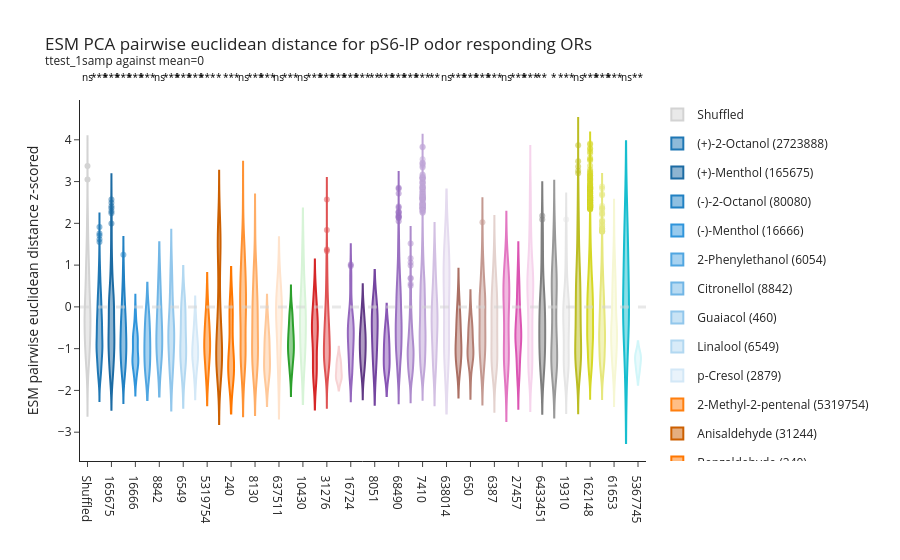

Notebook code for this chart:
### Code cell
import random

# Bar plot to show ESM euclidean distance between OR responding to the same ligands via pS6
fig = go.Figure()

# Randomly sample same number of comparisons for shuffled control
# OR_mask = random.sample(list(ps6_df.DL_OR.unique()), 50)
# shuffled_data = pca_distance[(pca_distance.OR1.isin(OR_mask)) &
#                              (pca_distance.OR2.isin(OR_mask))]
shuffled_data = pca_distance.sample(200)


# Shuffled control bar
fig.add_trace(go.Violin(
    x=['Shuffled'] * len(shuffled_data),
    y=shuffled_data['ESM_Distance_zscore'],
    # error_y=dict(type='data', array=[shuffled_data['ESM_Distance'].std()]),
    name='Shuffled',
    marker=dict(color='#D3D3D3', opacity=1),
    # offsetgroup='Shuffled',
    legendgroup='Shuffled'
))

# colormap = cf.distinct_colors(ps6_df.odor_category.unique(), category = 'tab10')
category_colors = cf.distinct_colors(ps6_df.odor_category.unique(), category = 'tab10')
colormap = {}
for _category in ps6_df.odor_category.unique():     
    colormap.update(cf.generate_faded_shades(category_colors[_category],
                                     list(ps6_df[ps6_df.odor_category == _category].odor.unique())))


for _odor in ps6_df.odor.unique(): 
    
    # Subset: DL_OR comparisons
    ps6_subset = ps6_df[(ps6_df.odor == _odor) & 
                        (ps6_df.FDR < 0.05) & 
                        (ps6_df.logFC > 1)]
    if len(ps6_subset) <= 2: 
        continue
    
    cid = ps6_subset.cid.unique().astype(str).item()
    odor_group = ps6_subset.odor_category.unique().item()
    # concentration = ps6_subset.concentration.unique().astype(str).item()
    OR_mask = ps6_subset.DL_OR
    
    odor_data = pca_distance[(pca_distance.OR1.isin(OR_mask)) &
                            (pca_distance.OR2.isin(OR_mask))]
    
    fig.add_trace(go.Violin(
        x=[cid] * len(odor_data),
        y=odor_data['ESM_Distance_zscore'].values,
        name=f'{_odor} ({cid})',
        # mode = 'markers', 
        marker=dict(color=colormap[_odor],
                    opacity=0.5),
        # offsetgroup=concentration,
        legendgroup=cid
    ))
fig = pf.add_p_value_annotation(fig, 
                                [[i,i] for i in range(len(fig.data))], 
                                test_type='ttest_1samp', popmean = 0,  
                                # include_tstat=True, 
                                y_padding=False, 
                                font_size=10,
                                show='symbol',
                                p_round=2, 
                                _format=dict(interline=0.07, text_height=1, color='black'))

fig.add_hline(y=0, line_width=3, line_dash="dash", line_color="#D3D3D3", opacity = 0.5)

fig.update_layout(
    title="ESM PCA pairwise euclidean distance for pS6-IP odor responding ORs <br><sup>ttest_1samp against mean=0",
    yaxis_title="ESM pairwise euclidean distance z-scored",
    xaxis_title="",
    barmode='group'
)

fig.update_layout(template = 'simple_white')
fig.show()
fig.write_html('/mnt/data2/Justice/OR_learning/output/ESM/PCA/Cbc_esm/Cbc_esm_pairwise_odorOR_PCAzscore.html')

### Figure 1 — Plotly figure (JSON) as saved in the notebook; plotly's stock layout.template omitted (floating-point values rounded to 4 significant figures; data arrays with more than 128 entries replaced by an {"elided": "..."} marker saying what was removed)
{"data": [{"legendgroup": "Shuffled", "marker": {"color": "#D3D3D3", "opacity": 1}, "name": "Shuffled", "type": "violin", "x": {"elided": "200 str values"}, "y": {"elided": "200 float values"}}, {"legendgroup": "2723888", "marker": {"color": "#1f77b4", "opacity": 0.5}, "name": "(+)-2-Octanol (2723888)", "type": "violin", "x": {"elided": "1711 str values"}, "y": {"elided": "1711 float values"}}, {"legendgroup": "165675", "marker": {"color": "#1c6ba3", "opacity": 0.5}, "name": "(+)-Menthol (165675)", "type": "violin", "x": {"elided": "300 str values"}, "y": {"elided": "300 float values"}}, {"legendgroup": "80080", "marker": {"color": "#2181c3", "opacity": 0.5}, "name": "(-)-2-Octanol (80080)", "type": "violin", "x": {"elided": "465 str values"}, "y": {"elided": "465 float values"}}, {"legendgroup": "16666", "marker": {"color": "#3095db", "opacity": 0.5}, "name": "(-)-Menthol (16666)", "type": "violin", "x": {"elided": "153 str values"}, "y": {"elided": "153 float values"}}, {"legendgroup": "6054", "marker": {"color": "#50a6e1", "opacity": 0.5}, "name": "2-Phenylethanol (6054)", "type": "violin", "x": ["6054", "6054", "6054", "6054", "6054", "6054", "6054", "6054", "6054", "6054"], "y": [-0.1091, -1.543, -1.449, -0.7142, -0.4856, -0.2473, -0.8379, -1.498, -1.032, -1.089]}, {"legendgroup": "8842", "marker": {"color": "#71b6e6", "opacity": 0.5}, "name": "Citronellol (8842)", "type": "violin", "x": ["8842", "8842", "8842", "8842", "8842", "8842"], "y": [-0.9024, -0.1301, 0.5725, -1.024, -0.4114, -1.167]}, {"legendgroup": "460", "marker": {"color": "#92c7ec", "opacity": 0.5}, "name": "Guaiacol (460)", "type": "violin", "x": ["460", "460", "460", "460", "460", "460", "460", "460", "460", "460", "460", "460", "460", "460", "460", "460", "460", "460", "460", "460", "460", "460", "460", "460", "460", "460", "460", "460", "460", "460", "460", "460", "460", "460", "460", "460"], "y": [0.2556, 0.7874, -0.5431, 1.086, 0.7938, -0.1832, 0.1838, 0.01798, -0.05827, -0.1962, 0.5295, 0.4162, -0.5908, -0.708, -0.5993, -0.5573, -1.326, -1.327, -0.9315, -1.184, -1.115, -0.2946, -0.582, -1.388, -0.9951, -1.21, -1.612, -0.5063, -0.6468, -0.6471, -0.7314, -0.7948, -0.8427, -1.523, -1.721, -1.705]}, {"legendgroup": "6549", "marker": {"color": "#b2d8f1", "opacity": 0.5}, "name": "Linalool (6549)", "type": "violin", "x": ["6549", "6549", "6549", "6549", "6549", "6549", "6549", "6549", "6549", "6549", "6549", "6549", "6549", "6549", "6549"], "y": [-0.9591, -1.187, -1.454, -0.1313, -1.281, -1.679, -0.9578, 0.2402, -0.3245, -1.198, 0.04841, -0.5455, -0.5517, -0.9754, 0.01389]}, {"legendgroup": "2879", "marker": {"color": "#d3e8f7", "opacity": 0.5}, "name": "p-Cresol (2879)", "type": "violin", "x": ["2879", "2879", "2879", "2879", "2879", "2879", "2879", "2879", "2879", "2879", "2879", "2879", "2879", "2879", "2879", "2879", "2879", "2879", "2879", "2879", "2879", "2879", "2879", "2879", "2879", "2879", "2879", "2879", "2879", "2879", "2879", "2879", "2879", "2879", "2879", "2879"], "y": [-1.42, -1.023, -1.28, -1.572, -1.192, -0.5928, -1.151, -0.9021, -1.274, -1.782, -1.769, -1.057, -0.6918, -0.8383, -0.4135, -1.262, -1.206, -1.317, -1.313, -0.9584, -0.276, -1.632, -0.9553, -0.6582, -0.7132, -0.2718, -1.109, -0.6605, -0.934, -0.5578, -1.241, -1.558, -0.8225, -0.9395, -0.1771, -1.161]}, {"legendgroup": "5319754", "marker": {"color": "#ff7f0e", "opacity": 0.5}, "name": "2-Methyl-2-pentenal (5319754)", "type": "violin", "x": ["5319754", "5319754", "5319754", "5319754", "5319754", "5319754", "5319754", "5319754", "5319754", "5319754", "5319754", "5319754", "5319754", "5319754", "5319754", "5319754", "5319754", "5319754", "5319754", "5319754", "5319754", "5319754", "5319754", "5319754", "5319754", "5319754", "5319754", "5319754", "5319754", "5319754", "5319754", "5319754", "5319754", "5319754", "5319754", "5319754"], "y": [-0.5142, -0.8657, -0.9682, -0.8302, -1.322, -0.432, -0.1091, -1.07, -0.954, -0.8912, -1.09, -0.6122, -1.193, -1.518, -0.09737, -1.803, -1.784, -1.353, -0.3769, -0.6685, -0.9309, -1.686, -1.474, -0.3571, -0.5826, -1.045, -1.259, -0.4902, -0.8081, -0.8075, -0.2462, -0.2479, -1.407, -1.011, 0.2493, 0.259]}, {"legendgroup": "31244", "marker": {"color": "#cc5f00", "opacity": 0.5}, "name": "Anisaldehyde (31244)", "type": "violin", "x": {"elided": "171 str values"}, "y": {"elided": "171 float values"}}, {"legendgroup": "240", "marker": {"color": "#ff7700", "opacity": 0.5}, "name": "Benzaldehyde (240)", "type": "violin", "x": ["240", "240", "240", "240", "240", "240", "240", "240", "240", "240", "240", "240", "240", "240", "240"], "y": [0.0467, 0.1235, -0.3269, -0.1413, -0.3142, -1.034, -1.546, -1.464, -1.462, -1.058, -1.427, -1.251, -1.551, -1.716, -1.721]}, {"legendgroup": "638011", "marker": {"color": "#ff9233", "opacity": 0.5}, "name": "Citral (638011)", "type": "violin", "x": ["638011", "638011", "638011", "638011", "638011", "638011", "638011", "638011", "638011", "638011", "638011", "638011", "638011", "638011", "638011", "638011", "638011", "638011", "638011", "638011", "638011", "638011", "638011", "638011", "638011", "638011", "638011", "638011", "638011", "638011", "638011", "638011", "638011", "638011", "638011", "638011", "638011", "638011", "638011", "638011", "638011", "638011", "638011", "638011", "638011", "638011", "638011", "638011", "638011", "638011", "638011", "638011", "638011", "638011", "638011", "638011", "638011", "638011", "638011", "638011", "638011", "638011", "638011", "638011", "638011", "638011", "638011", "638011", "638011", "638011", "638011", "638011", "638011", "638011", "638011", "638011", "638011", "638011", "638011", "638011", "638011", "638011", "638011", "638011", "638011", "638011", "638011", "638011", "638011", "638011", "638011", "638011", "638011", "638011", "638011", "638011", "638011", "638011", "638011", "638011", "638011", "638011", "638011", "638011", "638011", "638011", "638011", "638011", "638011", "638011", "638011", "638011", "638011", "638011", "638011", "638011", "638011", "638011", "638011", "638011"], "y": [-1.199, -0.6477, -0.3299, -0.1393, -0.6892, -0.5901, -0.9542, -0.8248, -0.2571, 0.4558, -1.132, -0.1442, 0.03001, 0.4406, 0.8273, -0.1041, 0.1719, 0.5281, -0.07863, -0.02229, -0.2935, -0.09963, 0.4342, 1.117, -1.256, -0.1692, -0.3729, 1.035, 1.513, -1.593, -1.115, -1.691, -1.817, -1.442, -0.9024, -1.068, 0.5519, 0.1442, 1.062, 1.304, 0.7836, -0.1579, -1.092, -1.425, -1.598, -1.127, -0.6247, -0.9688, 0.7663, 0.4613, 1.392, 1.615, 1.035, -0.2455, -1.271, -1.222, -1.101, -0.9896, -1.703, 0.06718, 0.6019, 1.32, 1.76, 0.4162, -0.9301, -1.748, -1.61, -1.119, -1.268, 0.3199, 0.0936, 0.9526, 1.26, 0.5582, -0.283, -1.451, -0.9436, -1.168, 0.4841, 0.2002, 1.093, 1.364, 0.7309, -0.264, -1.357, -1.185, 0.1442, -0.1885, 0.642, 0.9782, 0.3344, -0.1161, -1.187, -0.4129, -0.2114, 0.3946, 0.908, -0.2316, -0.1625, -0.1333, 0.4573, 1.131, 1.606, 0.2027, -0.8394, 0.716, 0.6832, 1.535, -1.424, 0.2279, -0.8172, -0.7566, 0.5472, 1.532, -0.9623, 0.3283, 2.121, 1.232, 2.668, 0.6944]}, {"legendgroup": "8130", "marker": {"color": "#ffad66", "opacity": 0.5}, "name": "Heptanal (8130)", "type": "violin", "x": ["8130", "8130", "8130", "8130", "8130", "8130", "8130", "8130", "8130", "8130", "8130", "8130", "8130", "8130", "8130", "8130", "8130", "8130", "8130", "8130", "8130", "8130", "8130", "8130", "8130", "8130", "8130", "8130", "8130", "8130", "8130", "8130", "8130", "8130", "8130", "8130", "8130", "8130", "8130", "8130", "8130", "8130", "8130", "8130", "8130", "8130", "8130", "8130", "8130", "8130", "8130", "8130", "8130", "8130", "8130", "8130", "8130", "8130", "8130", "8130", "8130", "8130", "8130", "8130", "8130", "8130", "8130", "8130", "8130", "8130", "8130", "8130", "8130", "8130", "8130", "8130", "8130", "8130", "8130", "8130", "8130", "8130", "8130", "8130", "8130", "8130", "8130", "8130", "8130", "8130", "8130", "8130", "8130", "8130", "8130", "8130", "8130", "8130", "8130", "8130", "8130", "8130", "8130", "8130", "8130"], "y": [-1.86, -1.434, -1.585, -1.627, -0.3822, -0.9024, -1.221, 0.5296, -1.825, -1.185, -1.129, -0.3363, 0.08323, 0.3189, -1.384, -1.526, -1.574, -0.4427, -0.9661, -1.283, 0.5468, -1.774, -1.127, -1.139, -0.3024, 0.1345, 0.3708, -1.46, -1.731, 0.08097, -0.519, -0.8477, 0.7779, -1.427, -1.231, -0.7079, -0.1876, 0.04034, -0.1689, -1.591, -0.1216, -0.5771, -0.8877, 0.3288, -1.673, -1.525, -1.138, -0.6031, -0.246, 0.1764, -0.09883, -0.671, -0.9996, 0.6611, -1.617, -1.267, -0.8868, -0.2738, 0.03002, 0.02185, -1.176, -0.9237, 0.879, -0.341, 0.2147, -0.5855, 0.5106, 1.212, 1.818, -1.595, 1.047, -0.8271, -0.187, -0.6864, 0.4232, 1.002, 1.153, 0.9117, -1.139, -0.4917, -0.8575, 0.2029, 0.7331, 0.8403, 0.4416, 0.141, -0.1527, -0.894, -0.4215, 1.962, -1.275, -1.185, -0.4337, -0.0142, 0.3117, -0.9762, -0.8611, -0.6263, 0.06857, -0.795, -0.1262, 0.9536, -1.137, 0.9421, 0.6368]}, {"legendgroup": "454", "marker": {"color": "#ffc899", "opacity": 0.5}, "name": "Octanal (454)", "type": "violin", "x": ["454", "454", "454", "454", "454", "454", "454", "454", "454", "454", "454", "454", "454", "454", "454", "454", "454", "454", "454", "454", "454", "454", "454", "454", "454", "454", "454", "454"], "y": [-0.285, -0.2209, -0.6247, -0.9417, -0.5824, -0.3481, -0.9001, -1.86, -1.434, -0.762, -1.585, -1.825, -1.185, -1.384, -0.7103, -1.526, -1.774, -1.127, -1.25, -1.46, -1.427, -1.231, -0.8775, -0.7656, -0.882, -1.673, -1.525, -1.275]}, {"legendgroup": "637511", "marker": {"color": "#ffe3cc", "opacity": 0.5}, "name": "Trans-cinnamaldehyde (637511)", "type": "violin", "x": ["637511", "637511", "637511", "637511", "637511", "637511", "637511", "637511", "637511", "637511", "637511", "637511", "637511", "637511", "637511"], "y": [0.02352, -0.4355, -0.4578, 0.08632, -1.143, -0.3939, -0.2805, 0.4513, 0.7984, -1.802, -1.059, 0.07866, -1.153, 0.01595, 0.3276]}, {"legendgroup": "264", "marker": {"color": "#2ca02c", "opacity": 0.5}, "name": "Butyric acid (264)", "type": "violin", "x": ["264", "264", "264", "264", "264", "264", "264", "264", "264", "264", "264", "264", "264", "264", "264", "264", "264", "264", "264", "264", "264", "264", "264", "264", "264", "264", "264", "264", "264", "264", "264", "264", "264", "264", "264", "264", "264", "264", "264", "264", "264", "264", "264", "264", "264", "264", "264", "264", "264", "264", "264", "264", "264", "264", "264", "264", "264", "264", "264", "264", "264", "264", "264", "264", "264", "264", "264", "264", "264", "264", "264", "264", "264", "264", "264", "264", "264", "264"], "y": [-1.534, -1.135, -0.2776, -0.4243, -1.314, -0.2144, -0.7733, -0.1589, -0.3276, -1.067, -0.06417, -0.2558, -1.061, -0.3972, -0.6357, -1.268, -0.2522, -0.5309, -0.07023, -0.2203, -1.2, -0.2527, -0.5787, -0.9638, -0.9367, -1.717, -0.9831, -1.262, -0.9272, -1.083, -1.489, -0.6651, -0.5163, -1.491, -0.8625, -1.558, -0.5469, -0.9907, -0.9803, -1.116, -1.555, -0.915, -0.9209, -1.142, -0.3674, -0.6149, -0.6447, -1.269, -1.535, -1.335, -0.8243, -1.111, -0.7224, -0.8761, -1.557, -0.604, -0.5792, -0.7475, -1.343, -1.298, -0.9665, -1.221, -0.5559, -1.068, -1.244, -0.83, -0.1894, 0.1203, -1.742, -0.687, -0.6403, -0.02875, -0.8029, -0.6157, -0.06863, -0.921, -0.9395, -1.121]}, {"legendgroup": "10430", "marker": {"color": "#d7f4d7", "opacity": 0.5}, "name": "Isovaleric acid (10430)", "type": "violin", "x": ["10430", "10430", "10430", "10430", "10430", "10430", "10430", "10430", "10430", "10430"], "y": [0.2203, -0.5481, -1.264, -0.2659, -1.077, -0.2982, 1.292, -1.132, 0.4569, -0.2208]}, {"legendgroup": "7762", "marker": {"color": "#d62728", "opacity": 0.5}, "name": "Ethyl butyrate (7762)", "type": "violin", "x": ["7762", "7762", "7762", "7762", "7762", "7762", "7762", "7762", "7762", "7762", "7762", "7762", "7762", "7762", "7762", "7762", "7762", "7762", "7762", "7762", "7762", "7762", "7762", "7762", "7762", "7762", "7762", "7762", "7762", "7762", "7762", "7762", "7762", "7762", "7762", "7762", "7762", "7762", "7762", "7762", "7762", "7762", "7762", "7762", "7762"], "y": [-1.784, -1.746, -1.437, -1.323, -1.034, -0.4776, -0.235, -0.09731, -0.807, -1.661, -1.577, -1.463, -0.9398, -0.3374, -0.09484, 0.04039, -0.7254, -1.343, -1.231, -1.201, -0.526, -0.2842, -0.1179, -0.6927, -1.81, -0.6571, 0.008293, 0.2507, 0.378, -0.5001, -0.5557, 0.1217, 0.364, 0.4887, -0.4187, -0.7738, -0.5703, -0.3033, -0.2899, -1.681, -1.453, -0.6895, -1.601, -0.5219, -0.6013]}, {"legendgroup": "31276", "marker": {"color": "#df5253", "opacity": 0.5}, "name": "Isoamyl acetate (31276)", "type": "violin", "x": {"elided": "276 str values"}, "y": {"elided": "276 float values"}}, {"legendgroup": "4133", "marker": {"color": "#f7d3d4", "opacity": 0.5}, "name": "Methyl salicylate (4133)", "type": "violin", "x": ["4133", "4133", "4133", "4133", "4133", "4133", "4133", "4133", "4133", "4133"], "y": [-1.714, -1.463, -1.639, -1.647, -1.256, -1.429, -1.732, -1.737, -1.217, -1.404]}, {"legendgroup": "16724", "marker": {"color": "#9467bd", "opacity": 0.5}, "name": "(+)-Carvone (16724)", "type": "violin", "x": ["16724", "16724", "16724", "16724", "16724", "16724", "16724", "16724", "16724", "16724", "16724", "16724", "16724", "16724", "16724", "16724", "16724", "16724", "16724", "16724", "16724", "16724", "16724", "16724", "16724", "16724", "16724", "16724", "16724", "16724", "16724", "16724", "16724", "16724", "16724", "16724", "16724", "16724", "16724", "16724", "16724", "16724", "16724", "16724", "16724", "16724", "16724", "16724", "16724", "16724", "16724", "16724", "16724", "16724", "16724", "16724", "16724", "16724", "16724", "16724", "16724", "16724", "16724", "16724", "16724", "16724", "16724", "16724", "16724", "16724", "16724", "16724", "16724", "16724", "16724", "16724", "16724", "16724", "16724", "16724", "16724", "16724", "16724", "16724", "16724", "16724", "16724", "16724", "16724", "16724", "16724", "16724", "16724", "16724", "16724", "16724", "16724", "16724", "16724", "16724", "16724", "16724", "16724", "16724", "16724", "16724", "16724", "16724", "16724", "16724", "16724", "16724", "16724", "16724", "16724", "16724", "16724", "16724", "16724", "16724"], "y": [-0.2062, -0.6469, -0.5921, 0.09734, 0.6068, 0.8384, 1.016, 0.2498, -0.3148, 0.8312, 0.6069, 0.6433, 0.9778, -0.03174, -1.065, -1.364, -1.245, -0.8615, -1.109, -0.8789, -0.6912, -1.178, -1.656, -0.3485, -1.092, -0.6494, -0.3006, -1.329, -0.9577, -1.736, -0.484, -0.6163, -0.382, -0.2317, -1.019, -1.569, -0.3309, -0.6414, -0.5725, -0.2193, -1.295, -1.483, -0.3054, -0.5696, -0.3383, -0.2105, -1.075, -1.495, -0.4594, -0.6143, -0.6786, -0.333, -1.357, -1.451, -0.5332, -0.4092, -0.166, -0.1689, -0.6185, 0.6602, -0.4181, 0.3465, 0.6705, -0.2698, -0.2743, -1.689, -1.497, -1.178, -0.9706, -0.5349, -1.78, -0.8369, -0.5938, -1.025, -0.1795, -1.681, -0.9961, -0.7364, -0.4556, -1.627, -0.7373, -0.545, -0.8122, 0.05493, -0.9546, -0.5829, -0.5573, -1.514, -0.8092, -0.674, -0.7276, 0.2086, -1.286, -1.09, -1.291, -1.395, -1.046, -1.642, -0.6069, -0.4998, -0.9932, -0.78, -0.4228, -1.515, -1.131, -0.6786, -1.608, -1.722, -0.9085, -0.006952, -0.979, -0.7377, -1.107, -0.2013, -1.566, -1.182, -0.2108, -0.8248, 0.1297, -0.889]}, {"legendgroup": "439570", "marker": {"color": "#613985", "opacity": 0.5}, "name": "(-)-Carvone (439570)", "type": "violin", "x": ["439570", "439570", "439570", "439570", "439570", "439570", "439570", "439570", "439570", "439570", "439570", "439570", "439570", "439570", "439570", "439570", "439570", "439570", "439570", "439570", "439570", "439570", "439570", "439570", "439570", "439570", "439570", "439570", "439570", "439570", "439570", "439570", "439570", "439570", "439570", "439570"], "y": [-1.49, -1.364, -1.245, -1.178, -0.3485, -1.092, -0.6494, -0.9577, -1.066, -0.9014, -0.7707, 0.06341, -0.8748, -0.2449, -0.7639, -1.736, -1.019, -0.3309, -0.6414, -0.5725, -1.483, -1.075, -0.4594, -0.6143, -0.6786, -1.451, -1.09, -1.291, -1.395, -0.6069, -0.6786, -1.608, -0.006952, -0.979, -0.2013, -0.2108]}, {"legendgroup": "8051", "marker": {"color": "#7445a0", "opacity": 0.5}, "name": "2-Heptanone (8051)", "type": "violin", "x": ["8051", "8051", "8051", "8051", "8051", "8051", "8051", "8051", "8051", "8051"], "y": [-0.9417, -0.9634, -0.3117, -0.2136, -1.272, 0.1419, 0.08163, -0.4589, -0.5554, -1.602]}, {"legendgroup": "11583", "marker": {"color": "#8856b5", "opacity": 0.5}, "name": "2-Hexanone (11583)", "type": "violin", "x": ["11583", "11583", "11583", "11583", "11583", "11583", "11583", "11583", "11583", "11583"], "y": [-1.483, -1.403, -0.8002, -0.9541, -0.9658, -0.4589, -0.5554, -1.157, -1.408, -1.602]}, {"legendgroup": "68490", "marker": {"color": "#9a70c1", "opacity": 0.5}, "name": "2-Hydroxy acetophenone (68490)", "type": "violin", "x": {"elided": "1830 str values"}, "y": {"elided": "1830 float values"}}, {"legendgroup": "8500", "marker": {"color": "#ad8bcc", "opacity": 0.5}, "name": "4-Methylacetophenone (8500)", "type": "violin", "x": {"elided": "231 str values"}, "y": {"elided": "231 float values"}}, {"legendgroup": "7410", "marker": {"color": "#c0a6d8", "opacity": 0.5}, "name": "Acetophenone (7410)", "type": "violin", "x": {"elided": "8128 str values"}, "y": {"elided": "8128 float values"}}, {"legendgroup": "32052", "marker": {"color": "#d3c0e3", "opacity": 0.5}, "name": "β-Damascone (32052)", "type": "violin", "x": ["32052", "32052", "32052", "32052", "32052", "32052", "32052", "32052", "32052", "32052", "32052", "32052", "32052", "32052", "32052", "32052", "32052", "32052", "32052", "32052", "32052", "32052", "32052", "32052", "32052", "32052", "32052", "32052", "32052", "32052", "32052", "32052", "32052", "32052", "32052", "32052", "32052", "32052", "32052", "32052", "32052", "32052", "32052", "32052", "32052", "32052", "32052", "32052", "32052", "32052", "32052", "32052", "32052", "32052", "32052"], "y": [-0.4838, -1.456, -0.6703, 0.8274, 0.6527, -0.03294, 0.3685, -0.09489, -0.4448, -0.8992, -0.1376, 0.5768, -0.03647, -0.06616, 0.1043, 0.1906, -0.3062, -0.3195, -0.01269, -0.5703, 1.291, 1.12, 0.3988, 0.8215, 0.3681, 0.005177, -0.5603, 1.223, 0.9688, -0.2013, 0.3211, 0.07438, -0.3537, -1.188, -1.634, -0.345, -0.7646, -0.7652, -0.3454, 0.4924, -0.6304, -1.053, -1.029, -0.6009, 0.2431, -1.4, -1.41, -1.465, -0.8452, -1.406, -1.107, -0.3419, -1.492, -0.6473, -1.079]}, {"legendgroup": "638014", "marker": {"color": "#e5dbef", "opacity": 0.5}, "name": "β-Ionone (638014)", "type": "violin", "x": ["638014", "638014", "638014", "638014", "638014", "638014", "638014", "638014", "638014", "638014"], "y": [-1.178, 0.6835, 1.046, -1.045, 0.2857, 0.4328, -0.8902, -0.8822, 1.31, 1.435]}, {"legendgroup": "536095", "marker": {"color": "#ab6f63", "opacity": 0.5}, "name": "DHB (536095)", "type": "violin", "x": ["536095", "536095", "536095", "536095", "536095", "536095", "536095", "536095", "536095", "536095", "536095", "536095", "536095", "536095", "536095", "536095", "536095", "536095", "536095", "536095", "536095", "536095", "536095", "536095", "536095", "536095", "536095", "536095"], "y": [-1.42, -0.9543, -0.835, -1.447, -0.9994, -1.127, -0.4102, -1.433, -1.284, -1.152, -1.054, -0.877, -0.2656, -1.33, -0.8354, -0.6996, -0.6448, 0.1388, -0.5123, -1.097, -0.2448, -0.2611, -0.5263, -1.603, 0.04093, -0.206, -1.075, 0.346]}, {"legendgroup": "650", "marker": {"color": "#b37d72", "opacity": 0.5}, "name": "Diacetyl (650)", "type": "violin", "x": ["650", "650", "650", "650", "650", "650", "650", "650", "650", "650", "650", "650", "650", "650", "650", "650", "650", "650", "650", "650", "650"], "y": [-0.0724, -0.7292, -1.139, -1.198, -1.263, -0.5782, -1.238, -0.4568, -0.2633, -0.5592, -0.5344, -1.121, -0.9329, -1.085, -1.028, -1.729, -0.9481, -1.363, -0.8722, -1.251, -0.4939]}, {"legendgroup": "5281517", "marker": {"color": "#c49991", "opacity": 0.5}, "name": "E-beta-Farnesene (5281517)", "type": "violin", "x": {"elided": "231 str values"}, "y": {"elided": "231 float values"}}, {"legendgroup": "6387", "marker": {"color": "#e4d2ce", "opacity": 0.5}, "name": "TBM (6387)", "type": "violin", "x": {"elided": "136 str values"}, "y": {"elided": "136 float values"}}, {"legendgroup": "31252", "marker": {"color": "#e377c2", "opacity": 0.5}, "name": "2,5-Dimethylpyrazine (31252)", "type": "violin", "x": ["31252", "31252", "31252", "31252", "31252", "31252", "31252", "31252", "31252", "31252", "31252", "31252", "31252", "31252", "31252", "31252", "31252", "31252", "31252", "31252", "31252", "31252", "31252", "31252", "31252", "31252", "31252", "31252", "31252", "31252", "31252", "31252", "31252", "31252", "31252", "31252", "31252", "31252", "31252", "31252", "31252", "31252", "31252", "31252", "31252", "31252", "31252", "31252", "31252", "31252", "31252", "31252", "31252", "31252", "31252"], "y": [0.4081, 0.3318, 1.097, 0.3707, 0.8311, 1.422, 1.202, 0.1791, 0.9631, 0.6894, -1.334, -1.117, -1.363, 0.341, 1.07, 0.9076, 0.2364, 0.6795, -0.6405, -1.117, -1.875, -0.2485, 0.48, 0.3181, -0.3069, 0.09152, -1.206, -1.164, 0.2073, 0.8566, 0.7419, 0.3576, 0.5585, -0.8525, -0.2168, 0.5089, 0.3495, -0.2628, 0.1249, -1.192, -1.182, -1.357, -1.226, -1.572, -0.8589, -1.704, -0.6757, -1.454, -0.1743, -0.8951, -1.668, -0.3099, -1.139, -0.6568, -0.507]}, {"legendgroup": "27457", "marker": {"color": "#dc55b3", "opacity": 0.5}, "name": "2-Ethyl-3-methylpyrazine (27457)", "type": "violin", "x": ["27457", "27457", "27457", "27457", "27457", "27457", "27457", "27457", "27457", "27457", "27457", "27457", "27457", "27457", "27457", "27457", "27457", "27457", "27457", "27457", "27457", "27457", "27457", "27457", "27457", "27457", "27457", "27457", "27457", "27457", "27457", "27457", "27457", "27457", "27457", "27457", "27457", "27457", "27457", "27457", "27457", "27457", "27457", "27457", "27457", "27457", "27457", "27457", "27457", "27457", "27457", "27457", "27457", "27457", "27457", "27457", "27457", "27457", "27457", "27457", "27457", "27457", "27457", "27457", "27457", "27457"], "y": [-1.539, -1.622, -1.637, 0.7057, 0.04409, -0.5233, -0.4131, -0.5187, 0.6078, 0.4199, -0.4001, -1.269, -1.3, 0.98, 0.3497, -0.3077, -0.1725, -0.1457, 0.973, 0.7941, -0.09409, -1.875, 0.4123, -0.2556, -0.7825, -0.6875, -0.8, 0.3181, 0.1398, -0.6991, 0.4198, -0.242, -0.7917, -0.6907, -0.7644, 0.3495, 0.1749, -0.6864, -1.211, -0.5988, -0.7584, -0.3181, -0.6837, -0.4883, -0.799, -1.083, -1.259, -1.018, -0.9332, -0.8795, -1.479, -1.747, -0.8234, -0.15, -0.1803, -1.384, -0.9038, -0.3139, -0.3305, -1.52, -0.7911, -0.984, -1.268, -1.634, -0.6713, -0.7189]}, {"legendgroup": "1049", "marker": {"color": "#f6d4ec", "opacity": 0.5}, "name": "Pyridine (1049)", "type": "violin", "x": {"elided": "946 str values"}, "y": {"elided": "946 float values"}}, {"legendgroup": "6433451", "marker": {"color": "#7f7f7f", "opacity": 0.5}, "name": "2-Butene-1-thiol (6433451)", "type": "violin", "x": ["6433451", "6433451", "6433451", "6433451", "6433451", "6433451", "6433451", "6433451", "6433451", "6433451", "6433451", "6433451", "6433451", "6433451", "6433451", "6433451", "6433451", "6433451", "6433451", "6433451", "6433451", "6433451", "6433451", "6433451", "6433451", "6433451", "6433451", "6433451", "6433451", "6433451", "6433451", "6433451", "6433451", "6433451", "6433451", "6433451", "6433451", "6433451", "6433451", "6433451", "6433451", "6433451", "6433451", "6433451", "6433451", "6433451", "6433451", "6433451", "6433451", "6433451", "6433451", "6433451", "6433451", "6433451", "6433451", "6433451", "6433451", "6433451", "6433451", "6433451", "6433451", "6433451", "6433451", "6433451", "6433451", "6433451", "6433451", "6433451", "6433451", "6433451", "6433451", "6433451", "6433451", "6433451", "6433451", "6433451", "6433451", "6433451"], "y": [-1.205, -1.301, -1.073, -0.8477, -0.8656, -0.8436, -0.995, 0.05245, 1.13, -0.8021, -0.8533, -0.6046, -1.442, -0.6177, -0.465, -1.452, -1.561, -0.8905, 0.734, 1.778, -0.08865, -0.1542, 0.09361, -1.048, -0.9268, -1.408, -1.159, -1.372, 0.6481, 1.74, -0.2404, -0.2636, -0.01846, -1.682, -0.5588, -0.2917, -1.372, 0.2209, 1.334, -0.6752, -0.611, -0.417, -0.4772, -0.1621, -1.377, 0.4034, 1.511, -0.475, -0.3974, -0.217, -1.474, -1.002, 1.111, 2.183, 0.2438, 0.2037, 0.4519, -0.6399, 1.07, 2.094, 0.2661, 0.1936, 0.4401, 0.7008, 1.816, -0.2108, -0.1808, 0.04062, -0.808, -1.012, -1.012, -1.255, 0.1032, 0.08886, -0.1454, -1.759, -1.666, -1.675]}, {"legendgroup": "15510", "marker": {"color": "#999999", "opacity": 0.5}, "name": "Cyclopentanethiol (15510)", "type": "violin", "x": {"elided": "136 str values"}, "y": {"elided": "136 float values"}}, {"legendgroup": "19310", "marker": {"color": "#e5e5e5", "opacity": 0.5}, "name": "Dimethyl trisulfide (19310)", "type": "violin", "x": {"elided": "231 str values"}, "y": {"elided": "231 float values"}}, {"legendgroup": "16867", "marker": {"color": "#bcbd22", "opacity": 0.5}, "name": "2-Methyl-2-thiazoline (16867)", "type": "violin", "x": {"elided": "741 str values"}, "y": {"elided": "741 float values"}}, {"legendgroup": "162148", "marker": {"color": "#d6d826", "opacity": 0.5}, "name": "SBT (162148)", "type": "violin", "x": {"elided": "12403 str values"}, "y": {"elided": "12403 float values"}}, {"legendgroup": "263626", "marker": {"color": "#e6e77d", "opacity": 0.5}, "name": "TMT (263626)", "type": "violin", "x": {"elided": "3655 str values"}, "y": {"elided": "3655 float values"}}, {"legendgroup": "61653", "marker": {"color": "#f6f7d3", "opacity": 0.5}, "name": "nTMT (61653)", "type": "violin", "x": {"elided": "465 str values"}, "y": {"elided": "465 float values"}}, {"legendgroup": "5281163", "marker": {"color": "#17becf", "opacity": 0.5}, "name": "Ethyl tiglate (5281163)", "type": "violin", "x": ["5281163", "5281163", "5281163", "5281163", "5281163", "5281163", "5281163", "5281163", "5281163", "5281163"], "y": [-0.06945, 0.1496, 1.565, -0.3665, -1.681, -0.2745, 0.9821, -0.4588, 1.225, 2.387]}, {"legendgroup": "5367745", "marker": {"color": "#d1f6f9", "opacity": 0.5}, "name": "Isopropyl tiglate (5367745)", "type": "violin", "x": ["5367745", "5367745", "5367745"], "y": [-1.53, -1.238, -1.157]}], "layout": {"annotations": [{"font": {"color": "black", "size": 10}, "showarrow": false, "text": "ns", "textangle": 0, "x": 0, "xref": "x", "y": 1.09, "yref": "y domain"}, {"font": {"color": "black", "size": 10}, "showarrow": false, "text": "***", "textangle": 0, "x": 1, "xref": "x", "y": 1.09, "yref": "y domain"}, {"font": {"color": "black", "size": 10}, "showarrow": false, "text": "***", "textangle": 0, "x": 2, "xref": "x", "y": 1.09, "yref": "y domain"}, {"font": {"color": "black", "size": 10}, "showarrow": false, "text": "***", "textangle": 0, "x": 3, "xref": "x", "y": 1.09, "yref": "y domain"}, {"font": {"color": "black", "size": 10}, "showarrow": false, "text": "***", "textangle": 0, "x": 4, "xref": "x", "y": 1.09, "yref": "y domain"}, {"font": {"color": "black", "size": 10}, "showarrow": false, "text": "***", "textangle": 0, "x": 5, "xref": "x", "y": 1.09, "yref": "y domain"}, {"font": {"color": "black", "size": 10}, "showarrow": false, "text": "ns", "textangle": 0, "x": 6, "xref": "x", "y": 1.09, "yref": "y domain"}, {"font": {"color": "black", "size": 10}, "showarrow": false, "text": "***", "textangle": 0, "x": 7, "xref": "x", "y": 1.09, "yref": "y domain"}, {"font": {"color": "black", "size": 10}, "showarrow": false, "text": "***", "textangle": 0, "x": 8, "xref": "x", "y": 1.09, "yref": "y domain"}, {"font": {"color": "black", "size": 10}, "showarrow": false, "text": "***", "textangle": 0, "x": 9, "xref": "x", "y": 1.09, "yref": "y domain"}, {"font": {"color": "black", "size": 10}, "showarrow": false, "text": "***", "textangle": 0, "x": 10, "xref": "x", "y": 1.09, "yref": "y domain"}, {"font": {"color": "black", "size": 10}, "showarrow": false, "text": "*", "textangle": 0, "x": 11, "xref": "x", "y": 1.09, "yref": "y domain"}, {"font": {"color": "black", "size": 10}, "showarrow": false, "text": "***", "textangle": 0, "x": 12, "xref": "x", "y": 1.09, "yref": "y domain"}, {"font": {"color": "black", "size": 10}, "showarrow": false, "text": "ns", "textangle": 0, "x": 13, "xref": "x", "y": 1.09, "yref": "y domain"}, {"font": {"color": "black", "size": 10}, "showarrow": false, "text": "***", "textangle": 0, "x": 14, "xref": "x", "y": 1.09, "yref": "y domain"}, {"font": {"color": "black", "size": 10}, "showarrow": false, "text": "***", "textangle": 0, "x": 15, "xref": "x", "y": 1.09, "yref": "y domain"}, {"font": {"color": "black", "size": 10}, "showarrow": false, "text": "ns", "textangle": 0, "x": 16, "xref": "x", "y": 1.09, "yref": "y domain"}, {"font": {"color": "black", "size": 10}, "showarrow": false, "text": "***", "textangle": 0, "x": 17, "xref": "x", "y": 1.09, "yref": "y domain"}, {"font": {"color": "black", "size": 10}, "showarrow": false, "text": "ns", "textangle": 0, "x": 18, "xref": "x", "y": 1.09, "yref": "y domain"}, {"font": {"color": "black", "size": 10}, "showarrow": false, "text": "***", "textangle": 0, "x": 19, "xref": "x", "y": 1.09, "yref": "y domain"}, {"font": {"color": "black", "size": 10}, "showarrow": false, "text": "***", "textangle": 0, "x": 20, "xref": "x", "y": 1.09, "yref": "y domain"}, {"font": {"color": "black", "size": 10}, "showarrow": false, "text": "***", "textangle": 0, "x": 21, "xref": "x", "y": 1.09, "yref": "y domain"}, {"font": {"color": "black", "size": 10}, "showarrow": false, "text": "***", "textangle": 0, "x": 22, "xref": "x", "y": 1.09, "yref": "y domain"}, {"font": {"color": "black", "size": 10}, "showarrow": false, "text": "***", "textangle": 0, "x": 23, "xref": "x", "y": 1.09, "yref": "y domain"}, {"font": {"color": "black", "size": 10}, "showarrow": false, "text": "**", "textangle": 0, "x": 24, "xref": "x", "y": 1.09, "yref": "y domain"}, {"font": {"color": "black", "size": 10}, "showarrow": false, "text": "***", "textangle": 0, "x": 25, "xref": "x", "y": 1.09, "yref": "y domain"}, {"font": {"color": "black", "size": 10}, "showarrow": false, "text": "***", "textangle": 0, "x": 26, "xref": "x", "y": 1.09, "yref": "y domain"}, {"font": {"color": "black", "size": 10}, "showarrow": false, "text": "***", "textangle": 0, "x": 27, "xref": "x", "y": 1.09, "yref": "y domain"}, {"font": {"color": "black", "size": 10}, "showarrow": false, "text": "***", "textangle": 0, "x": 28, "xref": "x", "y": 1.09, "yref": "y domain"}, {"font": {"color": "black", "size": 10}, "showarrow": false, "text": "**", "textangle": 0, "x": 29, "xref": "x", "y": 1.09, "yref": "y domain"}, {"font": {"color": "black", "size": 10}, "showarrow": false, "text": "ns", "textangle": 0, "x": 30, "xref": "x", "y": 1.09, "yref": "y domain"}, {"font": {"color": "black", "size": 10}, "showarrow": false, "text": "***", "textangle": 0, "x": 31, "xref": "x", "y": 1.09, "yref": "y domain"}, {"font": {"color": "black", "size": 10}, "showarrow": false, "text": "***", "textangle": 0, "x": 32, "xref": "x", "y": 1.09, "yref": "y domain"}, {"font": {"color": "black", "size": 10}, "showarrow": false, "text": "***", "textangle": 0, "x": 33, "xref": "x", "y": 1.09, "yref": "y domain"}, {"font": {"color": "black", "size": 10}, "showarrow": false, "text": "***", "textangle": 0, "x": 34, "xref": "x", "y": 1.09, "yref": "y domain"}, {"font": {"color": "black", "size": 10}, "showarrow": false, "text": "ns", "textangle": 0, "x": 35, "xref": "x", "y": 1.09, "yref": "y domain"}, {"font": {"color": "black", "size": 10}, "showarrow": false, "text": "***", "textangle": 0, "x": 36, "xref": "x", "y": 1.09, "yref": "y domain"}, {"font": {"color": "black", "size": 10}, "showarrow": false, "text": "***", "textangle": 0, "x": 37, "xref": "x", "y": 1.09, "yref": "y domain"}, {"font": {"color": "black", "size": 10}, "showarrow": false, "text": "**", "textangle": 0, "x": 38, "xref": "x", "y": 1.09, "yref": "y domain"}, {"font": {"color": "black", "size": 10}, "showarrow": false, "text": "*", "textangle": 0, "x": 39, "xref": "x", "y": 1.09, "yref": "y domain"}, {"font": {"color": "black", "size": 10}, "showarrow": false, "text": "***", "textangle": 0, "x": 40, "xref": "x", "y": 1.09, "yref": "y domain"}, {"font": {"color": "black", "size": 10}, "showarrow": false, "text": "ns", "textangle": 0, "x": 41, "xref": "x", "y": 1.09, "yref": "y domain"}, {"font": {"color": "black", "size": 10}, "showarrow": false, "text": "***", "textangle": 0, "x": 42, "xref": "x", "y": 1.09, "yref": "y domain"}, {"font": {"color": "black", "size": 10}, "showarrow": false, "text": "***", "textangle": 0, "x": 43, "xref": "x", "y": 1.09, "yref": "y domain"}, {"font": {"color": "black", "size": 10}, "showarrow": false, "text": "***", "textangle": 0, "x": 44, "xref": "x", "y": 1.09, "yref": "y domain"}, {"font": {"color": "black", "size": 10}, "showarrow": false, "text": "ns", "textangle": 0, "x": 45, "xref": "x", "y": 1.09, "yref": "y domain"}, {"font": {"color": "black", "size": 10}, "showarrow": false, "text": "**", "textangle": 0, "x": 46, "xref": "x", "y": 1.09, "yref": "y domain"}], "barmode": "group", "shapes": [{"line": {"color": "#D3D3D3", "dash": "dash", "width": 3}, "opacity": 0.5, "type": "line", "x0": 0, "x1": 1, "xref": "x domain", "y0": 0, "y1": 0, "yref": "y"}], "title": {"text": "ESM PCA pairwise euclidean distance for pS6-IP odor responding ORs <br><sup>ttest_1samp against mean=0"}, "xaxis": {"title": {"text": ""}}, "yaxis": {"title": {"text": "ESM pairwise euclidean distance z-scored"}}}}
